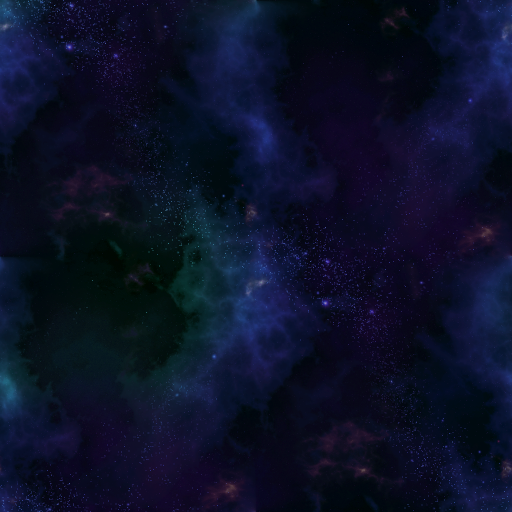
#> input picture UMVC3Hook/assets/space_stars_source.png, 1024 x 1024 px (shown at 1/2 size)
$ python make_space_stars.py
#> lines starting #> are read from the running program, lines starting #| are printed output that depends on the picture
#!/usr/bin/env python3
"""Builds the lobby backdrop's star tile from its source picture.

    tools/make_space_stars.py [source.png] [out.dxt1] [--gain 1.45] [--preview out.png]

The source (default UMVC3Hook/assets/space_stars_source.png) must tile
seamlessly in both directions. It is scaled to 512x512 without breaking the
seam, brightened by --gain, and written as raw DXT1 blocks with no header
(128 x 128 blocks of 8 bytes), which is what UMVC3Hook/code/space_bg.cpp
decodes and the Makefile embeds as the SPACE_STARS resource. Rebuild the
plugin afterwards.

Needs numpy and Pillow.
"""
import argparse
import os

import numpy as np
from PIL import Image

ROOT = os.path.join(os.path.dirname(os.path.abspath(__file__)), '..')
ASSETS = os.path.join(ROOT, 'UMVC3Hook', 'assets')
TILE = 512  # kSpaceStarsTile in space_bg.h


def seamless_resize(rgb, size):
    """Lanczos resize of a tiling image that keeps its edges matching."""
    height, width = rgb.shape[:2]
    pad_y, pad_x = height // 16, width // 16
    padded = np.pad(rgb, ((pad_y, pad_y), (pad_x, pad_x), (0, 0)), mode='wrap')
    out_pad = size // 16
    scaled = Image.fromarray(padded).resize((size + 2 * out_pad, size + 2 * out_pad), Image.LANCZOS)
    return np.asarray(scaled.crop((out_pad, out_pad, out_pad + size, out_pad + size)))


def pack565(colour):
    return ((colour[:, 0] >> 3) << 11) | ((colour[:, 1] >> 2) << 5) | (colour[:, 2] >> 3)


def unpack565(value):
    r, g, b = (value >> 11) & 31, (value >> 5) & 63, value & 31
    return np.stack([(r << 3) | (r >> 2), (g << 2) | (g >> 4), (b << 3) | (b >> 2)], -1)


def encode_dxt1(rgb):
    """Range-fit DXT1, always in four-colour mode (c0 >= c1), as the plugin's decoder expects."""
    height, width = rgb.shape[:2]
    pixels = rgb.astype(np.int32)
    blocks = pixels.reshape(height // 4, 4, width // 4, 4, 3).transpose(0, 2, 1, 3, 4).reshape(-1, 16, 3)
    c0, c1 = pack565(blocks.max(1)), pack565(blocks.min(1))
    swap = c0 < c1
    c0, c1 = np.where(swap, c1, c0), np.where(swap, c0, c1)
    e0, e1 = unpack565(c0), unpack565(c1)
    palette = np.stack([e0, e1, (2 * e0 + e1) // 3, (e0 + 2 * e1) // 3], 1)
    index = ((blocks[:, :, None, :] - palette[:, None, :, :]) ** 2).sum(-1).argmin(-1).astype(np.uint32)
    index[c0 == c1] = 0
    bits = (index << (2 * np.arange(16, dtype=np.uint32))[None, :]).sum(1).astype(np.uint32)
    out = np.zeros((len(blocks), 8), np.uint8)
    out[:, 0], out[:, 1], out[:, 2], out[:, 3] = c0 & 255, c0 >> 8, c1 & 255, c1 >> 8
    for byte in range(4):
        out[:, 4 + byte] = (bits >> (8 * byte)) & 255
    return out, palette, index


def main():
    parser = argparse.ArgumentParser(description=__doc__.split('\n')[0])
    parser.add_argument('source', nargs='?', default=os.path.join(ASSETS, 'space_stars_source.png'))
    parser.add_argument('output', nargs='?', default=os.path.join(ASSETS, 'space_stars_512.dxt1'))
    parser.add_argument('--gain', type=float, default=1.45, help='brightness multiplier (default 1.45)')
    parser.add_argument('--preview', help='also write the tile as the plugin will decode it, as a PNG')
    args = parser.parse_args()

    source = np.asarray(Image.open(args.source).convert('RGB'))
    if source.shape[0] % 16 or source.shape[1] % 16:
        parser.error('source sides must be multiples of 16')
    tile = seamless_resize(source, TILE)
#> in seamless_resize, `padded = np.pad(rgb, ((pad_y, pad_y), (pad_x, pad_x), (0, 0)), mode='w..`:
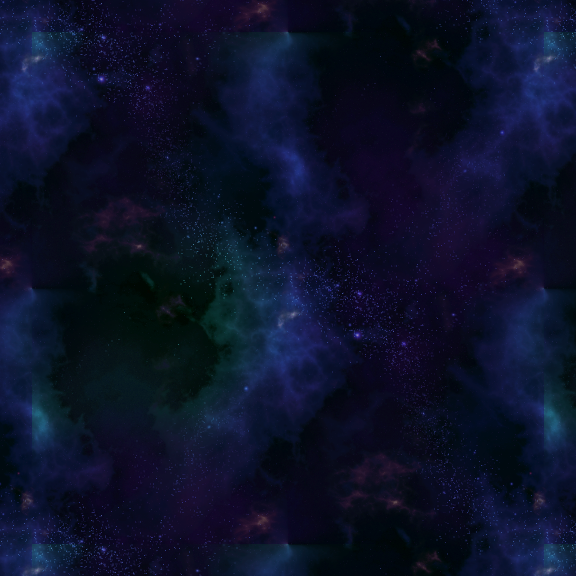
#> padded: shape (1152, 1152, 3) (shown at 1/2 size); mean R, G, B 11.5, 17.4, 40.9
#> in seamless_resize, `scaled = Image.fromarray(padded).resize((size + 2 * out_pad, size + 2 ..`:
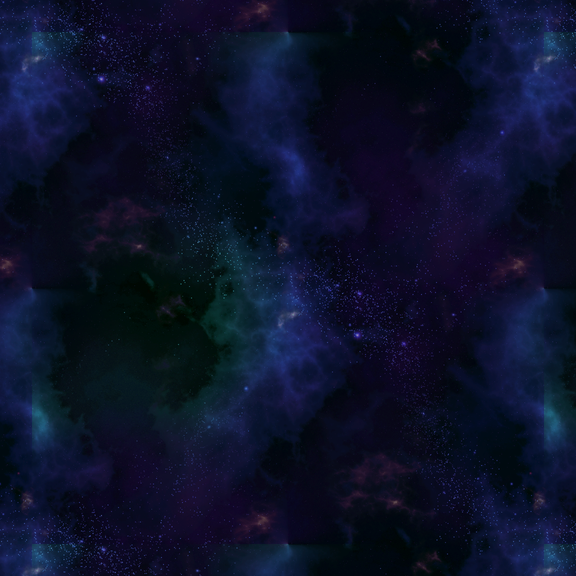
#> scaled: PIL image 576x576 RGB; mean R, G, B 11.5, 17.4, 40.9
#> in seamless_resize, `return np.asarray(scaled.crop((out_pad, out_pad, out_pad + size, out_p..`:
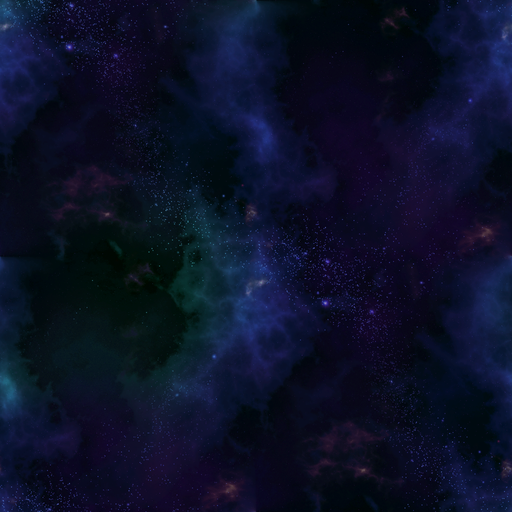
#> returned value: shape (512, 512, 3); mean of channels 0, 1, 2 11.1, 16.6, 39.2; drawn as R, G, B
    tile = np.clip(tile.astype(np.float32) * args.gain, 0, 255).astype(np.uint8)
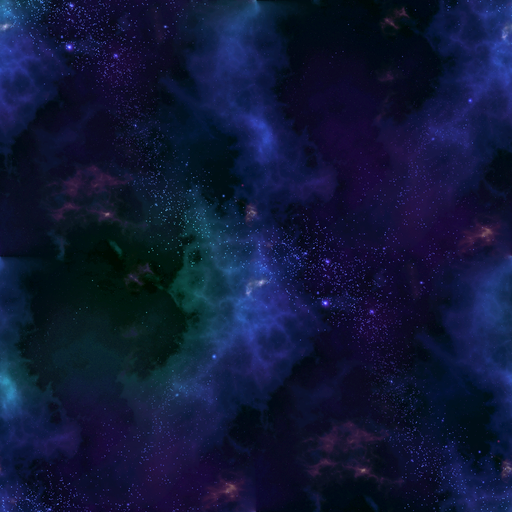
#> tile: shape (512, 512, 3); mean R, G, B 15.6, 23.6, 56.3
    blocks, palette, index = encode_dxt1(tile)
#> in encode_dxt1, `c0, c1 = pack565(blocks.max(1)), pack565(blocks.min(1))`: c0 = 16384 values, max 56799 at index 1425, min 64 at index 8090, mean 5173.1; c1 = 16384 values, max 20873 at index 7545, min 0 at index 359, mean 2356.2
#> in unpack565, `r, g, b = (value >> 11) & 31, (value >> 5) & 63, value & 31`: r = 16384 values, max 27 at index 1425, min 0 at index 69, mean 2.41; g = 16384 values, max 49 at index 769, min 2 at index 89, mean 7.26; b = 16384 values, max 31 at index 145, min 0 at index 8090, mean 8.39
#> in encode_dxt1, `bits = (index << (2 * np.arange(16, dtype=np.uint32))[None, :]).sum(1)..`: bits = 16384 values, max 4294967292 at index 507, min 0 at index 23, mean 2.04e+09
    with open(args.output, 'wb') as file:
        file.write(blocks.tobytes())
    print('wrote %s (%d bytes) from %s' % (os.path.relpath(args.output), blocks.nbytes,
                                           os.path.relpath(args.source)))
#| wrote ../UMVC3Hook/assets/space_stars_512.dxt1 (131072 bytes) from ../UMVC3Hook/assets/space_stars_source.png
    if args.preview:
        decoded = np.take_along_axis(palette, index[:, :, None].astype(np.int64), 1)
        image = decoded.reshape(TILE // 4, TILE // 4, 4, 4, 3).transpose(0, 2, 1, 3, 4)
        Image.fromarray(image.reshape(TILE, TILE, 3).astype(np.uint8)).save(args.preview)
        print('wrote', args.preview)


if __name__ == '__main__':
    main()
